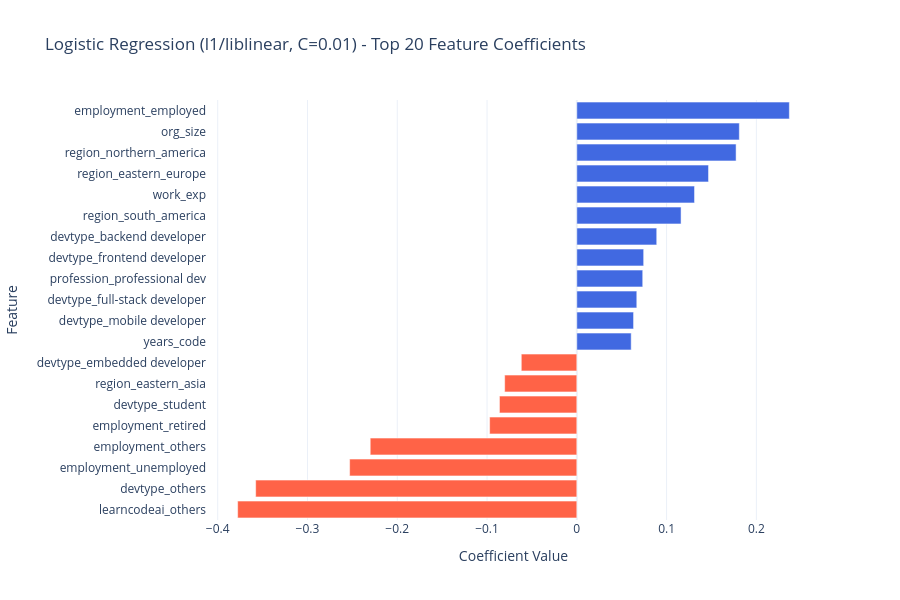

Notebook code cell kept with this figure:
### Code cell
# Getting top variables with .coef
feature_names = X_clean.columns.tolist()
coefs = lr_best.coef_[0] 

coef_df = pd.DataFrame({
    'Feature': feature_names,
    'Coefficient': coefs
})
coef_df['Abs'] = coef_df['Coefficient'].abs()
coef_df = coef_df.sort_values('Abs', ascending=False).head(20)
coef_df = coef_df.sort_values('Coefficient')

colors = ['tomato' if c < 0 else 'royalblue' for c in coef_df['Coefficient']]

fig = go.Figure(go.Bar(
    x=coef_df['Coefficient'],
    y=coef_df['Feature'],
    orientation='h',
    marker_color=colors
))
fig.update_layout(
    title=f'Logistic Regression ({best_lr_label}, C={best_C}) - Top 20 Feature Coefficients',
    xaxis_title='Coefficient Value',
    yaxis_title='Feature',
    template='plotly_white',
    height=600
)
fig.show()

print("Top 20 features by absolute coefficient:")
print(f"{'Rank':<6} {'Feature':<40} {'Coefficient':>12}")
print("-" * 60)
for rank, (index, row) in enumerate(coef_df.sort_values('Abs', ascending=False).iterrows(), 1):
    print(f"{rank:<6} {row['Feature']:<40} {row['Coefficient']:>12.4f}")

### Figure 1 — Plotly figure (JSON) as saved in the notebook; plotly's stock layout.template omitted (floating-point values rounded to 4 significant figures)
{"data": [{"marker": {"color": ["tomato", "tomato", "tomato", "tomato", "tomato", "tomato", "tomato", "tomato", "royalblue", "royalblue", "royalblue", "royalblue", "royalblue", "royalblue", "royalblue", "royalblue", "royalblue", "royalblue", "royalblue", "royalblue"]}, "orientation": "h", "type": "bar", "x": [-0.3778, -0.3577, -0.253, -0.2301, -0.09709, -0.08616, -0.08036, -0.06183, 0.06057, 0.06322, 0.06681, 0.07342, 0.07447, 0.08902, 0.1161, 0.1311, 0.1467, 0.1774, 0.181, 0.2368], "y": ["learncodeai_others", "devtype_others", "employment_unemployed", "employment_others", "employment_retired", "devtype_student", "region_eastern_asia", "devtype_embedded developer", "years_code", "devtype_mobile developer", "devtype_full-stack developer", "profession_professional dev", "devtype_frontend developer", "devtype_backend developer", "region_south_america", "work_exp", "region_eastern_europe", "region_northern_america", "org_size", "employment_employed"]}], "layout": {"height": 600, "title": {"text": "Logistic Regression (l1/liblinear, C=0.01) - Top 20 Feature Coefficients"}, "xaxis": {"title": {"text": "Coefficient Value"}}, "yaxis": {"title": {"text": "Feature"}}}}
